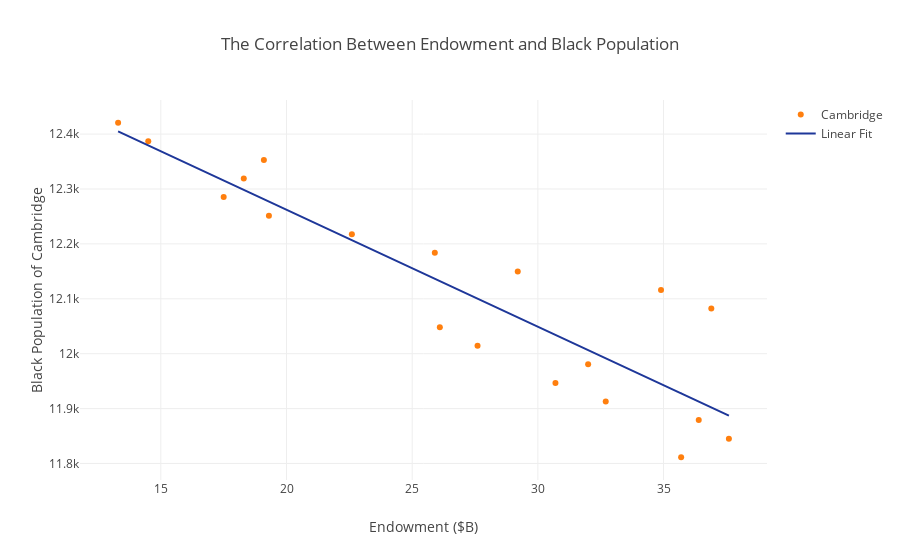

Write notebook code for a chart like this one.
### Code cell
endow_black = grapher(x, y, "Cambridge", "The Correlation Between Endowment and Black Population", "Black Population of Cambridge", "Endowment ($B)", "endow_black")
causal_endow_black = X.zplot(x='x', y='y', z=['z1', 'z2'], z_types={'z1': 'c', 'z2': 'c'}, kind='line', title='The Controlled Correlation Between Endowment and Black Population')
causal_endow_black.set(xlabel="Endowment ($)", ylabel="Black Population of Cambridge")
fig = causal_endow_black.get_figure()
fig.savefig('images/black_endow.svg', format='svg', dpi=1200, bbox_inches='tight')

### Figure 1 — Plotly figure (JSON) as saved in the notebook; plotly's stock layout.template omitted (floating-point values rounded to 4 significant figures)
{"data": [{"marker": {"color": "rgb(255, 127, 14)"}, "mode": "markers", "name": "Cambridge", "type": "scatter", "uid": "8beda1", "x": [13.3, 14.5, 19.1, 18.3, 17.5, 19.3, 22.6, 25.9, 29.2, 34.9, 36.9, 26.1, 27.6, 32, 30.7, 32.7, 36.4, 37.6, 35.7], "y": [12420.0, 12390.0, 12350.0, 12320.0, 12290.0, 12250.0, 12220.0, 12180.0, 12150.0, 12120.0, 12080.0, 12050.0, 12010.0, 11980.0, 11950.0, 11910.0, 11880.0, 11850.0, 11810.0]}, {"marker": {"color": "rgb(30, 55, 153)"}, "mode": "lines", "name": "Linear Fit", "type": "scatter", "uid": "1bef86", "x": [13.3, 14.5, 19.1, 18.3, 17.5, 19.3, 22.6, 25.9, 29.2, 34.9, 36.9, 26.1, 27.6, 32, 30.7, 32.7, 36.4, 37.6, 35.7], "y": [12400.0, 12380.0, 12280.0, 12300.0, 12320.0, 12280.0, 12210.0, 12140.0, 12070.0, 11940.0, 11900.0, 12130.0, 12100.0, 12010.0, 12030.0, 11990.0, 11910.0, 11890.0, 11930.0]}], "layout": {"autosize": true, "title": "The Correlation Between Endowment and Black Population", "xaxis": {"autorange": true, "range": [11.74, 39.16], "title": "Endowment ($B)", "type": "linear"}, "yaxis": {"autorange": true, "range": [11770.0, 12470.0], "title": "Black Population of Cambridge", "type": "linear"}}}
